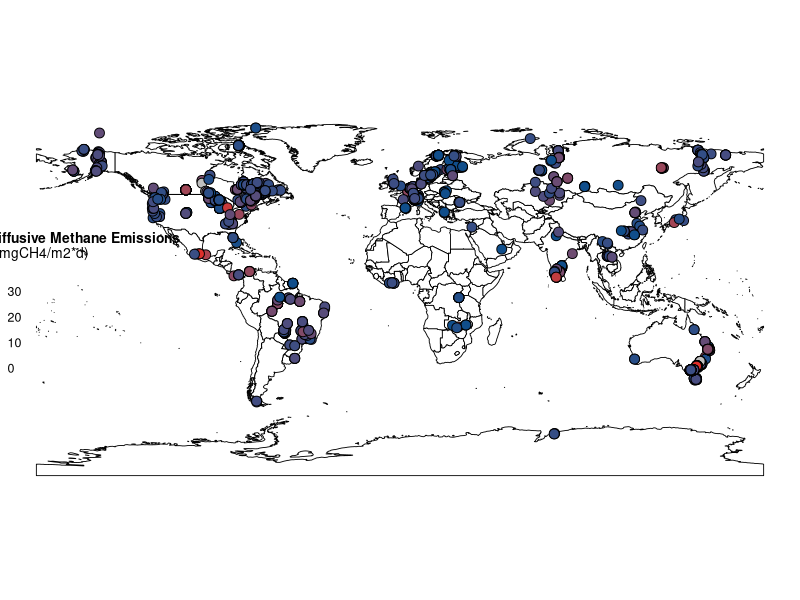
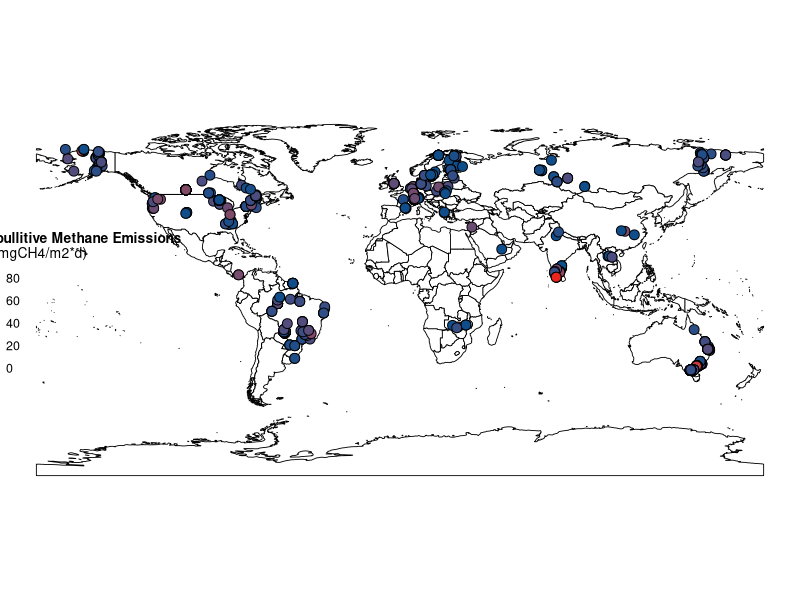

These figures' R source, in order:
library(dplyr)
library(vroom)
library(readr)
library(ggplot2)
library(patchwork)
library(sf)
library(units)
library(rnaturalearth)
library(rnaturalearthdata)
library(viridis)
library(tidyverse)


# Load in the dataset
d1_diff <- vroom::vroom("./data/organized_data_to_append/global_lake_res_DB.csv") %>%
  st_as_sf(coords = c("lon", "lat"), crs = 4326) %>%
  st_transform("+proj=eqearth +wktext") %>%
  select(ch4_diff, geometry) %>%
  na.omit(.)

d1_ebu <- vroom::vroom("./data/organized_data_to_append/global_lake_res_DB.csv") %>%
  st_as_sf(coords = c("lon", "lat"), crs = 4326) %>%
  st_transform("+proj=eqearth +wktext") %>%
  select(ch4_ebu, geometry) %>%
  na.omit(.)

world <- ne_countries(scale = "medium", returnclass = "sf")
class(world)

obs_diffusive_flux <- 
  ggplot() +
  geom_sf(data = world, lwd = 0.3, color = "black", fill = "white")+
  xlab("Longitude") + ylab("Latitude") +
  geom_sf(data = d1_diff, pch = 21, size = 3, color = "black", aes(fill = sqrt(ch4_diff)))+
  scale_fill_gradient2(midpoint=0, low="tan1", mid="dodgerblue4",
                       high="red", space ="Lab", na.value="grey",
                       name = "**Diffusive Methane Emissions** <br>√(mgCH4/m2*d)") +
  guides(fill = guide_colourbar(title.position = "top"))+
  theme_void()+
  theme(legend.position = c(0.11, 0.5),
        legend.direction = "vertical",
        legend.title = ggtext::element_markdown(size = 10),
        legend.text = element_text(size=9),
        legend.key.height  = unit(.5, 'cm'),
        legend.key.width =  unit(.3, 'cm'))

obs_ebullition_flux <- 
  ggplot() +
  geom_sf(data = world, lwd = 0.3, color = "black", fill = "white")+
  xlab("Longitude") + ylab("Latitude") +
  geom_sf(data = d1_ebu, pch = 21, size = 3, color = "black", aes(fill = sqrt(ch4_ebu)))+
  scale_fill_gradient2(midpoint=0, low="tan1", mid="dodgerblue4",
                       high="red", space ="Lab", na.value="grey",
                       name = "**Ebullitive Methane Emissions** <br>√(mgCH4/m2*d)") +
  guides(fill = guide_colourbar(title.position = "top"))+
  theme_void()+
  theme(legend.position = c(0.11, 0.5),
        legend.direction = "vertical",
        legend.title = ggtext::element_markdown(size = 10),
        legend.text = element_text(size=9),
        legend.key.height  = unit(.5, 'cm'),
        legend.key.width =  unit(.3, 'cm'))
